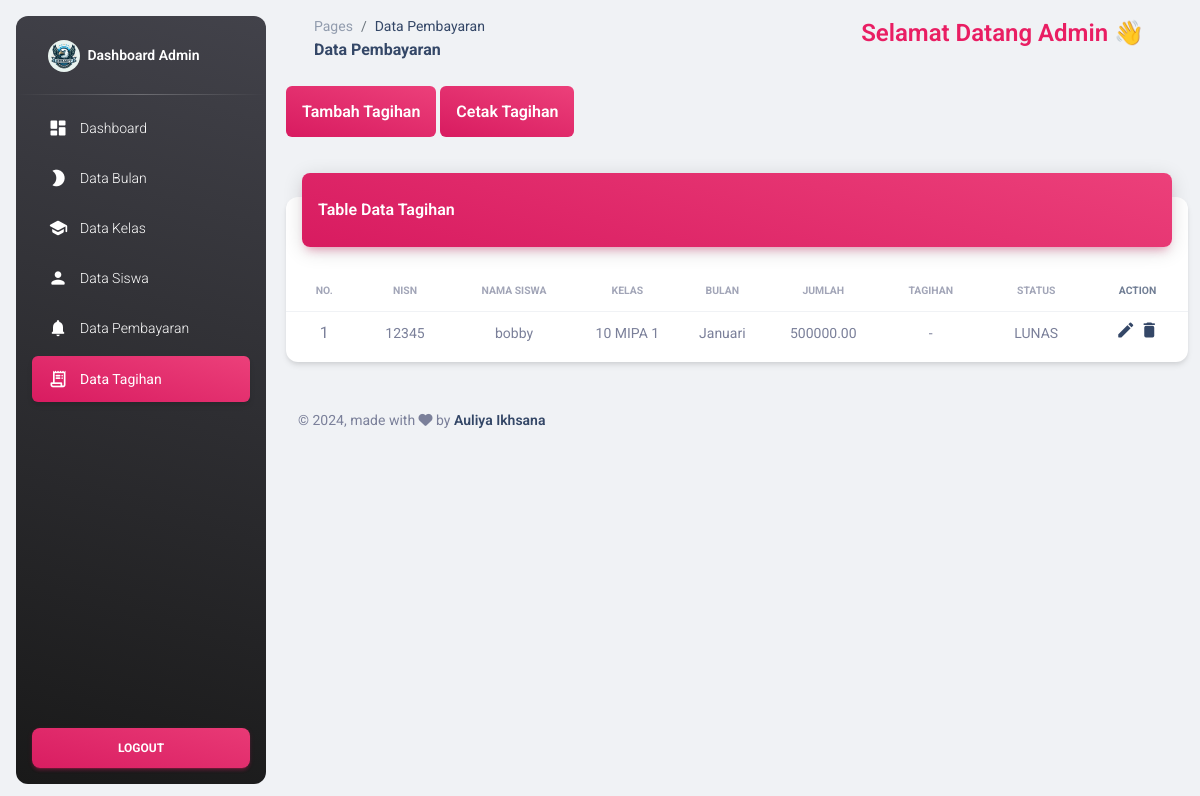
/admin/pages/tagihan.php (signed in), run on an earlier commit of the app's database.
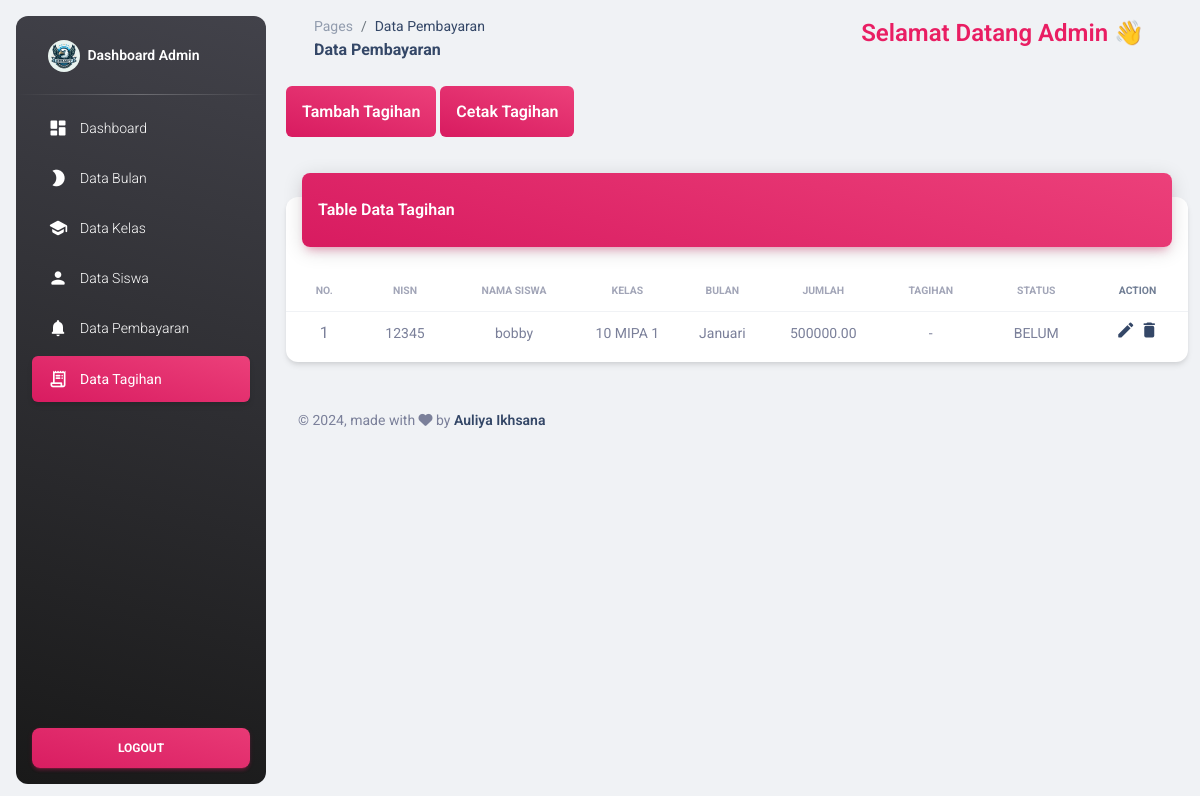
And on a later commit of the database.
### tables this page shows
CREATE TABLE `tagihan` (
  `id_tagihan` int(11) NOT NULL,
  `nisn` varchar(10) DEFAULT NULL,
  `id_kelas` int(11) NOT NULL,
  `id_bulan` int(11) DEFAULT NULL,
  `jumlah` decimal(10,2) NOT NULL,
  `tagihan` varchar(20) NOT NULL DEFAULT '-',
  `status` enum('BELUM','LUNAS','DIPERIKSA') DEFAULT 'LUNAS'
);

CREATE TABLE `siswa` (
  `nisn` varchar(10) NOT NULL,
  `nis` varchar(10) NOT NULL,
  `nama` varchar(100) NOT NULL,
  `alamat` varchar(255) DEFAULT NULL,
  `no_telepon` varchar(15) DEFAULT NULL,
  `id_kelas` int(11) DEFAULT NULL,
  `spp` int(11) NOT NULL
);

CREATE TABLE `kelas` (
  `id_kelas` int(11) NOT NULL,
  `nama_kelas` varchar(50) NOT NULL
);

CREATE TABLE `bulan` (
  `id_bulan` int(11) NOT NULL,
  `nama_bulan` varchar(20) NOT NULL
);

### admin/pages/tagihan.php (the view, shortened to what the changed rows need)
<?php
require "functions/koneksi.php";
$query = "SELECT tagihan.id_tagihan, tagihan.tagihan, siswa.nisn, siswa.nama, kelas.nama_kelas, bulan.nama_bulan, tagihan.jumlah, tagihan.status
          FROM tagihan
          JOIN siswa ON tagihan.nisn = siswa.nisn
          JOIN kelas ON siswa.id_kelas = kelas.id_kelas
          JOIN bulan ON tagihan.id_bulan = bulan.id_bulan";
$hasil = $conn->query($query);
?>
<!DOCTYPE html>
<html lang="en">
<head>
  <link href="../assets/css/nucleo-icons.css" rel="stylesheet" />
  <link href="../assets/css/nucleo-svg.css" rel="stylesheet" />
  <link id="pagestyle" href="../assets/css/material-dashboard.css?v=3.1.0" rel="stylesheet" />
</head>
<body class="g-sidenav-show  bg-gray-200">
  <main class="main-content position-relative max-height-vh-100 h-100 border-radius-lg ">
    <div class="container-fluid py-4">
      <div class="row">
        <div class="col-12">
          <div class="card my-4">
            <div class="card-body px-0 pb-2">
              <div class="table-responsive p-0">
                <table class="table align-items-center mb-0">
                  <thead>
                    <tr>
                      <th class="text-center text-uppercase text-secondary text-xxs font-weight-bolder opacity-7">No.</th>
                      <th class="text-center text-uppercase text-secondary text-xxs font-weight-bolder opacity-7">NISN</th>
                      <th class="text-center text-uppercase text-secondary text-xxs font-weight-bolder opacity-7">Nama Siswa</th>
                      <th class="text-center text-uppercase text-secondary text-xxs font-weight-bolder opacity-7">Kelas</th>
                      <th class="text-center text-uppercase text-secondary text-xxs font-weight-bolder opacity-7">Bulan</th>
                      <th class="text-center text-uppercase text-secondary text-xxs font-weight-bolder opacity-7">Jumlah</th>
                      <th class="text-center text-uppercase text-secondary text-xxs font-weight-bolder opacity-7">Tagihan</th>
                      <th class="text-center text-uppercase text-secondary text-xxs font-weight-bolder opacity-7">Status</th>
                      <th class="text-center text-uppercase text-dark text-xxs font-weight-bolder opacity-7">Action</th>
                    </tr>
                  </thead>
                  <tbody>
                    <?php
                    $nom = 1;
                    while ($tagihan = $hasil->fetch_assoc()) :
                    ?>
                      <tr>
                        <td class="text-center"><?= $nom++ ?></td>
                        <td class="align-middle text-center text-sm"><?= $tagihan['nisn'] ?></td>
                        <td class="align-middle text-center text-sm"><?= $tagihan['nama'] ?></td>
                        <td class="align-middle text-center text-sm"><?= $tagihan['nama_kelas'] ?></td>
                        <td class="align-middle text-center text-sm"><?= $tagihan['nama_bulan'] ?></td>
                        <td class="align-middle text-center text-sm"><?= $tagihan['jumlah'] ?></td>
                        <td class="align-middle text-center text-sm"><?= $tagihan['tagihan'] ?></td>
                        <td class="align-middle text-center text-sm"><?= $tagihan['status'] ?></td>
                        <td class="align-middle text-center text-sm">
                          <a href="functions/edittagihan.php?id=<?= $tagihan['id_tagihan'] ?>"><i class="material-icons">edit</i></a>
                          <a href="functions/hapustagihan.php?id=<?= $tagihan['id_tagihan'] ?>" onclick="return confirm('Apakah Anda Yakin Ingin Menghapus data Ini ?');"><i class="material-icons">delete</i></a>
                        </td>
                      </tr>
                    <?php endwhile; ?>
                  </tbody>
                </table>
              </div>
            </div>
          </div>
        </div>
      </div>
    </div>
  </main>
</body>
</html>

What changed in the data, as far as the page shows it:
changed tagihan "bobby": status "LUNAS" → "BELUM"
